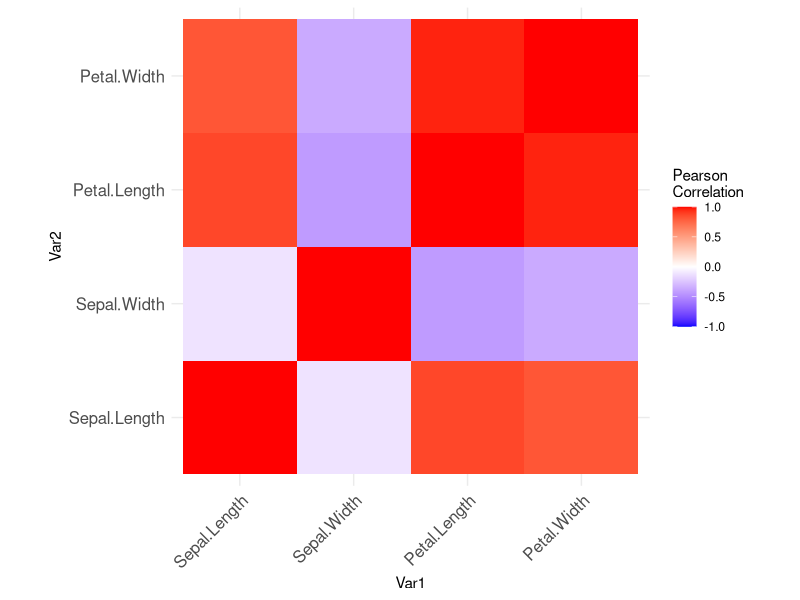

The R script that drew this image:
library(ggplot2)
library(reshape2)

correlation_matrix <- function(df, threshold) {
  # Obliczanie macierzy korelacji
  cor_matrix <- cor(df)
  
  # Rysowanie macierzy korelacji
  melted_cor_matrix <- melt(cor_matrix)
  plot <- ggplot(data = melted_cor_matrix, aes(x=Var1, y=Var2, fill=value)) + 
    geom_tile() +
    scale_fill_gradient2(low = "blue", high = "red", mid = "white", 
                         midpoint = 0, limit = c(-1,1), space = "Lab", 
                         name="Pearson\nCorrelation") +
    theme_minimal() + 
    theme(axis.text.x = element_text(angle = 45, vjust = 1, 
                                     size = 12, hjust = 1),
          axis.text.y = element_text(size = 12)) +
    coord_fixed()
  
  # Zapisywanie rysunku do pliku
  ggsave("correlation_matrix.png", plot)
  
  # Wypisywanie par zmiennych o korelacji większej niż zadany próg
  cor_pairs <- subset(melted_cor_matrix, abs(value) > threshold & Var1 != Var2)
  
  # Usuwanie powtórzeń
  cor_pairs <- cor_pairs[!duplicated(t(apply(cor_pairs[,c("Var1","Var2")],1,sort))),]
  
  return(cor_pairs)
}

# Załadowanie zestawu danych iris
data(iris)

# Usunięcie kolumny Species (bo to jest nasza zmienna celu)
df <- iris[,-5]

# Użycie funkcji na df z progiem 0.5
correlation_matrix(df, 0.5)
